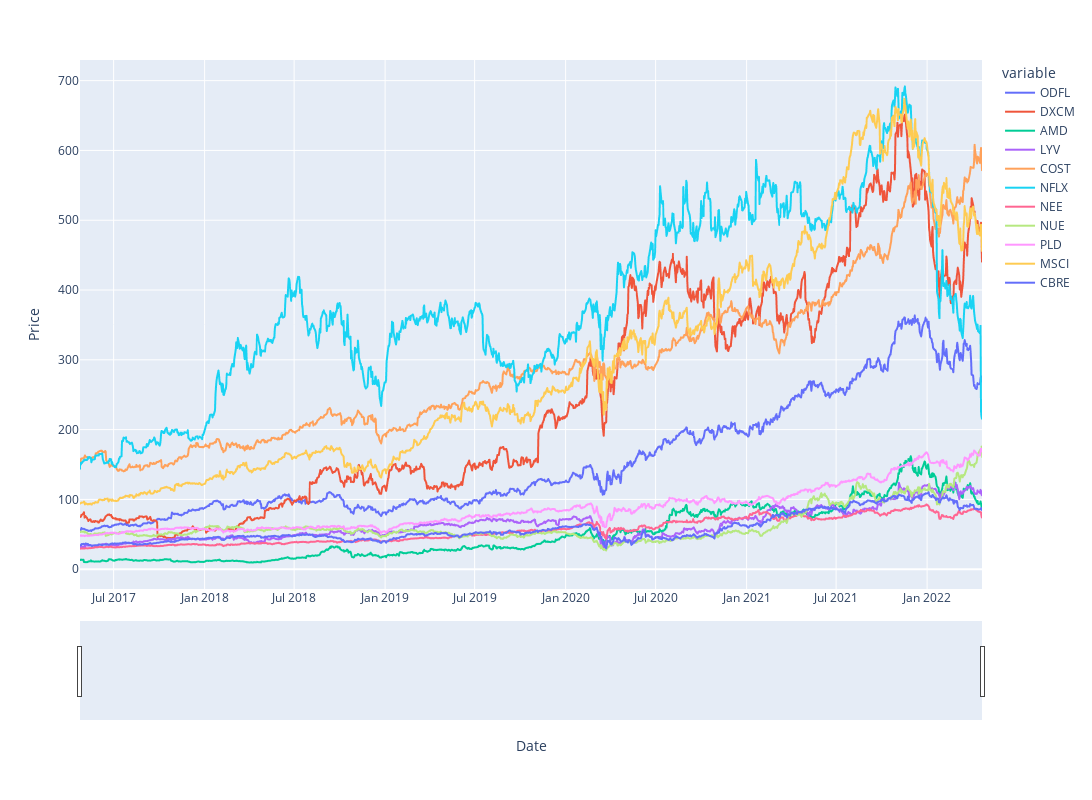

The notebook cell saved with this chart:
### Markdown cell above
## Plot Price of Investments over Total Dataset

### Code cell
# Plot out prices for each stock since beginning of 2017
fig = px.line(mult_df, x=mult_df.index, y=mult_df.columns)
fig.update_xaxes(title="Date", rangeslider_visible=True)
fig.update_yaxes(title="Price")
fig.update_layout(height=800, width=1300, 
                  showlegend=True)
fig.show()

### Figure 1 — Plotly figure (JSON) as saved in the notebook; plotly's stock layout.template omitted (floating-point values rounded to 4 significant figures; data arrays with more than 128 entries replaced by an {"elided": "..."} marker saying what was removed)
{"data": [{"hovertemplate": "variable=ODFL<br>Date=%{x}<br>value=%{y}<extra></extra>", "legendgroup": "ODFL", "line": {"color": "#636efa", "dash": "solid"}, "marker": {"symbol": "circle"}, "mode": "lines", "name": "ODFL", "showlegend": true, "type": "scattergl", "x": {"elided": "1260 str values"}, "xaxis": "x", "y": {"elided": "1260 float values"}, "yaxis": "y"}, {"hovertemplate": "variable=DXCM<br>Date=%{x}<br>value=%{y}<extra></extra>", "legendgroup": "DXCM", "line": {"color": "#EF553B", "dash": "solid"}, "marker": {"symbol": "circle"}, "mode": "lines", "name": "DXCM", "showlegend": true, "type": "scattergl", "x": {"elided": "1260 str values"}, "xaxis": "x", "y": {"elided": "1260 float values"}, "yaxis": "y"}, {"hovertemplate": "variable=AMD<br>Date=%{x}<br>value=%{y}<extra></extra>", "legendgroup": "AMD", "line": {"color": "#00cc96", "dash": "solid"}, "marker": {"symbol": "circle"}, "mode": "lines", "name": "AMD", "showlegend": true, "type": "scattergl", "x": {"elided": "1260 str values"}, "xaxis": "x", "y": {"elided": "1260 float values"}, "yaxis": "y"}, {"hovertemplate": "variable=LYV<br>Date=%{x}<br>value=%{y}<extra></extra>", "legendgroup": "LYV", "line": {"color": "#ab63fa", "dash": "solid"}, "marker": {"symbol": "circle"}, "mode": "lines", "name": "LYV", "showlegend": true, "type": "scattergl", "x": {"elided": "1260 str values"}, "xaxis": "x", "y": {"elided": "1260 float values"}, "yaxis": "y"}, {"hovertemplate": "variable=COST<br>Date=%{x}<br>value=%{y}<extra></extra>", "legendgroup": "COST", "line": {"color": "#FFA15A", "dash": "solid"}, "marker": {"symbol": "circle"}, "mode": "lines", "name": "COST", "showlegend": true, "type": "scattergl", "x": {"elided": "1260 str values"}, "xaxis": "x", "y": {"elided": "1260 float values"}, "yaxis": "y"}, {"hovertemplate": "variable=NFLX<br>Date=%{x}<br>value=%{y}<extra></extra>", "legendgroup": "NFLX", "line": {"color": "#19d3f3", "dash": "solid"}, "marker": {"symbol": "circle"}, "mode": "lines", "name": "NFLX", "showlegend": true, "type": "scattergl", "x": {"elided": "1260 str values"}, "xaxis": "x", "y": {"elided": "1260 float values"}, "yaxis": "y"}, {"hovertemplate": "variable=NEE<br>Date=%{x}<br>value=%{y}<extra></extra>", "legendgroup": "NEE", "line": {"color": "#FF6692", "dash": "solid"}, "marker": {"symbol": "circle"}, "mode": "lines", "name": "NEE", "showlegend": true, "type": "scattergl", "x": {"elided": "1260 str values"}, "xaxis": "x", "y": {"elided": "1260 float values"}, "yaxis": "y"}, {"hovertemplate": "variable=NUE<br>Date=%{x}<br>value=%{y}<extra></extra>", "legendgroup": "NUE", "line": {"color": "#B6E880", "dash": "solid"}, "marker": {"symbol": "circle"}, "mode": "lines", "name": "NUE", "showlegend": true, "type": "scattergl", "x": {"elided": "1260 str values"}, "xaxis": "x", "y": {"elided": "1260 float values"}, "yaxis": "y"}, {"hovertemplate": "variable=PLD<br>Date=%{x}<br>value=%{y}<extra></extra>", "legendgroup": "PLD", "line": {"color": "#FF97FF", "dash": "solid"}, "marker": {"symbol": "circle"}, "mode": "lines", "name": "PLD", "showlegend": true, "type": "scattergl", "x": {"elided": "1260 str values"}, "xaxis": "x", "y": {"elided": "1260 float values"}, "yaxis": "y"}, {"hovertemplate": "variable=MSCI<br>Date=%{x}<br>value=%{y}<extra></extra>", "legendgroup": "MSCI", "line": {"color": "#FECB52", "dash": "solid"}, "marker": {"symbol": "circle"}, "mode": "lines", "name": "MSCI", "showlegend": true, "type": "scattergl", "x": {"elided": "1260 str values"}, "xaxis": "x", "y": {"elided": "1260 float values"}, "yaxis": "y"}, {"hovertemplate": "variable=CBRE<br>Date=%{x}<br>value=%{y}<extra></extra>", "legendgroup": "CBRE", "line": {"color": "#636efa", "dash": "solid"}, "marker": {"symbol": "circle"}, "mode": "lines", "name": "CBRE", "showlegend": true, "type": "scattergl", "x": {"elided": "1260 str values"}, "xaxis": "x", "y": {"elided": "1260 float values"}, "yaxis": "y"}], "layout": {"height": 800, "legend": {"title": {"text": "variable"}, "tracegroupgap": 0}, "margin": {"t": 60}, "showlegend": true, "width": 1300, "xaxis": {"anchor": "y", "domain": [0, 1], "rangeslider": {"visible": true}, "title": {"text": "Date"}}, "yaxis": {"anchor": "x", "domain": [0, 1], "title": {"text": "Price"}}}}
